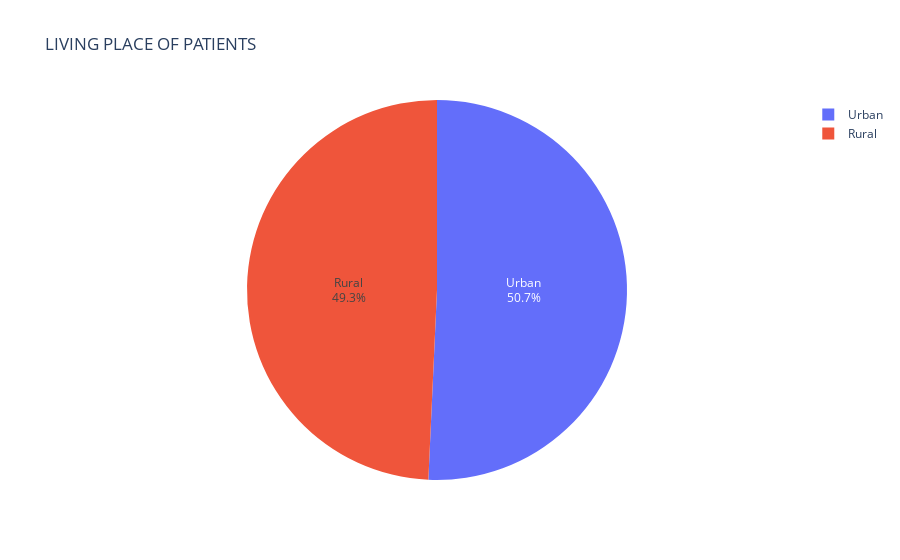

Notebook source saved alongside this figure:
### Code cell
"LIVING PLACE OF PATIENTS "
data_Residence_type= data['Residence_type'].value_counts()
fig  =px.pie(values=data_Residence_type.values,names = data_Residence_type.index,title="LIVING PLACE OF PATIENTS") #LIVING PLACE OF PATIENTS

fig.update_traces(textposition='inside', textinfo='percent+label', insidetextorientation='radial')
fig.show()

### Figure 1 — Plotly figure (JSON) as saved in the notebook; plotly's stock layout.template omitted (floating-point values rounded to 4 significant figures)
{"data": [{"domain": {"x": [0, 1], "y": [0, 1]}, "hovertemplate": "label=%{label}<br>value=%{value}<extra></extra>", "insidetextorientation": "radial", "labels": ["Urban", "Rural"], "legendgroup": "", "name": "", "showlegend": true, "textinfo": "percent+label", "textposition": "inside", "type": "pie", "values": [2490, 2419]}], "layout": {"legend": {"tracegroupgap": 0}, "title": {"text": "LIVING PLACE OF PATIENTS"}}}
